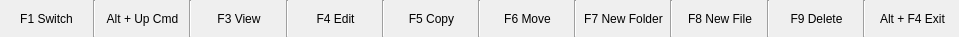
<?xml version="1.0" encoding="UTF-8"?>
<ui version="4.0">
 <class>ToolButtons</class>
 <widget class="QFrame" name="ToolButtons">
  <property name="geometry">
   <rect>
    <x>0</x>
    <y>0</y>
    <width>959</width>
    <height>37</height>
   </rect>
  </property>
  <property name="windowTitle">
   <string>Frame</string>
  </property>
  <layout class="QHBoxLayout" name="horizontalLayout">
   <property name="spacing">
    <number>0</number>
   </property>
   <property name="leftMargin">
    <number>0</number>
   </property>
   <property name="topMargin">
    <number>0</number>
   </property>
   <property name="rightMargin">
    <number>0</number>
   </property>
   <property name="bottomMargin">
    <number>0</number>
   </property>
   <item>
    <widget class="QToolButton" name="btnSwitch">
     <property name="sizePolicy">
      <sizepolicy hsizetype="Expanding" vsizetype="Fixed">
       <horstretch>0</horstretch>
       <verstretch>0</verstretch>
      </sizepolicy>
     </property>
     <property name="text">
      <string>F1 Switch</string>
     </property>
     <property name="toolButtonStyle">
      <enum>Qt::ToolButtonTextOnly</enum>
     </property>
     <property name="autoRaise">
      <bool>true</bool>
     </property>
    </widget>
   </item>
   <item>
    <widget class="Line" name="line_7">
     <property name="orientation">
      <enum>Qt::Vertical</enum>
     </property>
    </widget>
   </item>
   <item>
    <widget class="QToolButton" name="btnCmd">
     <property name="sizePolicy">
      <sizepolicy hsizetype="Expanding" vsizetype="Fixed">
       <horstretch>0</horstretch>
       <verstretch>0</verstretch>
      </sizepolicy>
     </property>
     <property name="text">
      <string>Alt + Up Cmd</string>
     </property>
     <property name="toolButtonStyle">
      <enum>Qt::ToolButtonTextOnly</enum>
     </property>
     <property name="autoRaise">
      <bool>true</bool>
     </property>
    </widget>
   </item>
   <item>
    <widget class="Line" name="line_9">
     <property name="orientation">
      <enum>Qt::Vertical</enum>
     </property>
    </widget>
   </item>
   <item>
    <widget class="QToolButton" name="btnView">
     <property name="sizePolicy">
      <sizepolicy hsizetype="Expanding" vsizetype="Fixed">
       <horstretch>0</horstretch>
       <verstretch>0</verstretch>
      </sizepolicy>
     </property>
     <property name="text">
      <string>F3 View</string>
     </property>
     <property name="toolButtonStyle">
      <enum>Qt::ToolButtonTextOnly</enum>
     </property>
     <property name="autoRaise">
      <bool>true</bool>
     </property>
    </widget>
   </item>
   <item>
    <widget class="Line" name="line">
     <property name="orientation">
      <enum>Qt::Vertical</enum>
     </property>
    </widget>
   </item>
   <item>
    <widget class="QToolButton" name="btnEdit">
     <property name="sizePolicy">
      <sizepolicy hsizetype="Expanding" vsizetype="Fixed">
       <horstretch>0</horstretch>
       <verstretch>0</verstretch>
      </sizepolicy>
     </property>
     <property name="text">
      <string>F4 Edit</string>
     </property>
     <property name="toolButtonStyle">
      <enum>Qt::ToolButtonTextOnly</enum>
     </property>
     <property name="autoRaise">
      <bool>true</bool>
     </property>
    </widget>
   </item>
   <item>
    <widget class="Line" name="line_2">
     <property name="orientation">
      <enum>Qt::Vertical</enum>
     </property>
    </widget>
   </item>
   <item>
    <widget class="QToolButton" name="btnCopy">
     <property name="sizePolicy">
      <sizepolicy hsizetype="Expanding" vsizetype="Fixed">
       <horstretch>0</horstretch>
       <verstretch>0</verstretch>
      </sizepolicy>
     </property>
     <property name="text">
      <string>F5 Copy</string>
     </property>
     <property name="toolButtonStyle">
      <enum>Qt::ToolButtonTextOnly</enum>
     </property>
     <property name="autoRaise">
      <bool>true</bool>
     </property>
    </widget>
   </item>
   <item>
    <widget class="Line" name="line_3">
     <property name="orientation">
      <enum>Qt::Vertical</enum>
     </property>
    </widget>
   </item>
   <item>
    <widget class="QToolButton" name="btnMove">
     <property name="sizePolicy">
      <sizepolicy hsizetype="Expanding" vsizetype="Fixed">
       <horstretch>0</horstretch>
       <verstretch>0</verstretch>
      </sizepolicy>
     </property>
     <property name="text">
      <string>F6 Move</string>
     </property>
     <property name="toolButtonStyle">
      <enum>Qt::ToolButtonTextOnly</enum>
     </property>
     <property name="autoRaise">
      <bool>true</bool>
     </property>
    </widget>
   </item>
   <item>
    <widget class="Line" name="line_4">
     <property name="orientation">
      <enum>Qt::Vertical</enum>
     </property>
    </widget>
   </item>
   <item>
    <widget class="QToolButton" name="btnNewFolder">
     <property name="sizePolicy">
      <sizepolicy hsizetype="Expanding" vsizetype="Fixed">
       <horstretch>0</horstretch>
       <verstretch>0</verstretch>
      </sizepolicy>
     </property>
     <property name="text">
      <string>F7 New Folder</string>
     </property>
     <property name="toolButtonStyle">
      <enum>Qt::ToolButtonTextOnly</enum>
     </property>
     <property name="autoRaise">
      <bool>true</bool>
     </property>
    </widget>
   </item>
   <item>
    <widget class="Line" name="line_5">
     <property name="orientation">
      <enum>Qt::Vertical</enum>
     </property>
    </widget>
   </item>
   <item>
    <widget class="QToolButton" name="btnNewFile">
     <property name="sizePolicy">
      <sizepolicy hsizetype="Expanding" vsizetype="Fixed">
       <horstretch>0</horstretch>
       <verstretch>0</verstretch>
      </sizepolicy>
     </property>
     <property name="text">
      <string>F8 New File</string>
     </property>
     <property name="toolButtonStyle">
      <enum>Qt::ToolButtonTextOnly</enum>
     </property>
     <property name="autoRaise">
      <bool>true</bool>
     </property>
    </widget>
   </item>
   <item>
    <widget class="Line" name="line_6">
     <property name="orientation">
      <enum>Qt::Vertical</enum>
     </property>
    </widget>
   </item>
   <item>
    <widget class="QToolButton" name="btnDelete">
     <property name="sizePolicy">
      <sizepolicy hsizetype="Expanding" vsizetype="Fixed">
       <horstretch>0</horstretch>
       <verstretch>0</verstretch>
      </sizepolicy>
     </property>
     <property name="text">
      <string>F9 Delete</string>
     </property>
     <property name="toolButtonStyle">
      <enum>Qt::ToolButtonTextOnly</enum>
     </property>
     <property name="autoRaise">
      <bool>true</bool>
     </property>
    </widget>
   </item>
   <item>
    <widget class="Line" name="line_8">
     <property name="orientation">
      <enum>Qt::Vertical</enum>
     </property>
    </widget>
   </item>
   <item>
    <widget class="QToolButton" name="btnExit">
     <property name="sizePolicy">
      <sizepolicy hsizetype="Expanding" vsizetype="Fixed">
       <horstretch>0</horstretch>
       <verstretch>0</verstretch>
      </sizepolicy>
     </property>
     <property name="text">
      <string>Alt + F4 Exit</string>
     </property>
     <property name="toolButtonStyle">
      <enum>Qt::ToolButtonTextOnly</enum>
     </property>
     <property name="autoRaise">
      <bool>true</bool>
     </property>
    </widget>
   </item>
  </layout>
 </widget>
 <resources/>
 <connections/>
</ui>
